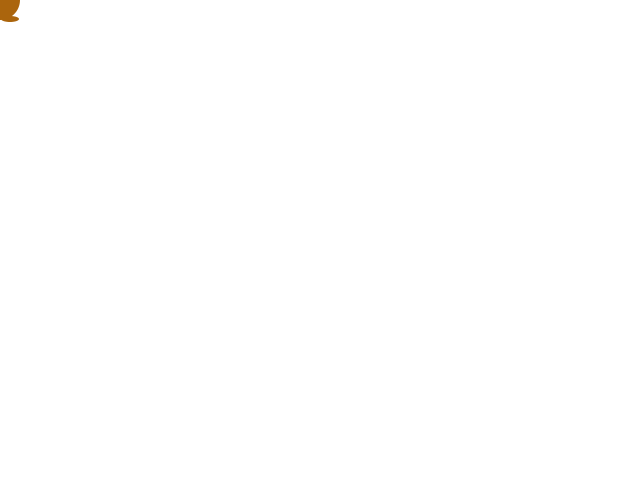
Frame 1 (no input)
Frame 60 (the mouse pressed at the canvas centre just before this capture): identical to frame 1, image omitted
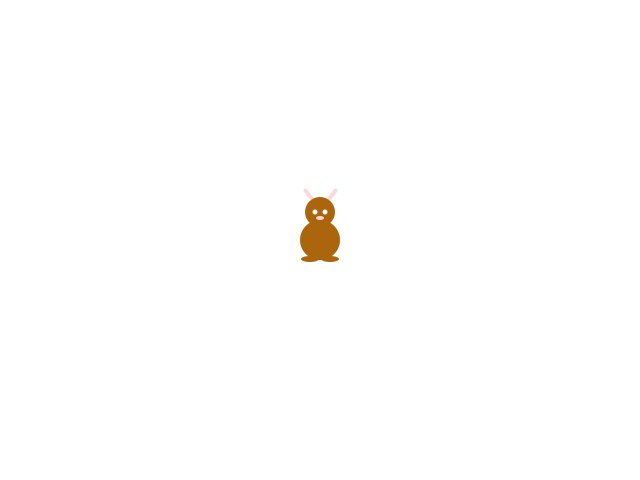
Frame 120 (the mouse held since frame 60 and released just before this capture)

The Processing sketch that drew these frames (run headless with seeded random() and noise(); from frame 60 on, the mouse is pressed at the canvas centre):

// Processing sketch: processing_49106
// ── processing_49106.pde

void setup () {
size(640,480);
background(255);
smooth();
}

void draw() {
  background(255);
//Harry's Body
noStroke();
fill(171,101,13);
ellipseMode(CENTER);
ellipse(mouseX, mouseY,40,40);

//Harry's Left Horn
stroke(249,218,216);
strokeWeight(4);
line(mouseX-15,mouseY-50,mouseX-9,mouseY-42);

//Harry's Right Horn
stroke(249,218,216);
strokeWeight(4);
line(mouseX+15,mouseY-50,mouseX+9,mouseY-42);

//Harry's Head
noStroke();
fill(171,101,13);
ellipseMode(CENTER);
ellipse(mouseX,mouseY-28,30,30);

//Harry's Left Eye
noStroke();
fill(255);
ellipseMode(CENTER);
ellipse(mouseX-5,mouseY-28,5,5);

//Harry's Right Eye
noStroke();
fill(255);
ellipseMode(CENTER);
ellipse(mouseX+5,mouseY-28,5,5);

//Harry's Nose
noStroke();
fill(249,218,216);
ellipseMode(CENTER);
ellipse(mouseX,mouseY-22,8,4);

//Harry's Left Foot
noStroke();
fill(171,101,13);
ellipseMode(CENTER);
ellipse(mouseX-10,mouseY+19,18,6);

//Harry's Right Foot
noStroke();
fill(171,101,13);
ellipseMode(CENTER);
ellipse(mouseX+10,mouseY+19,18,6);
}
